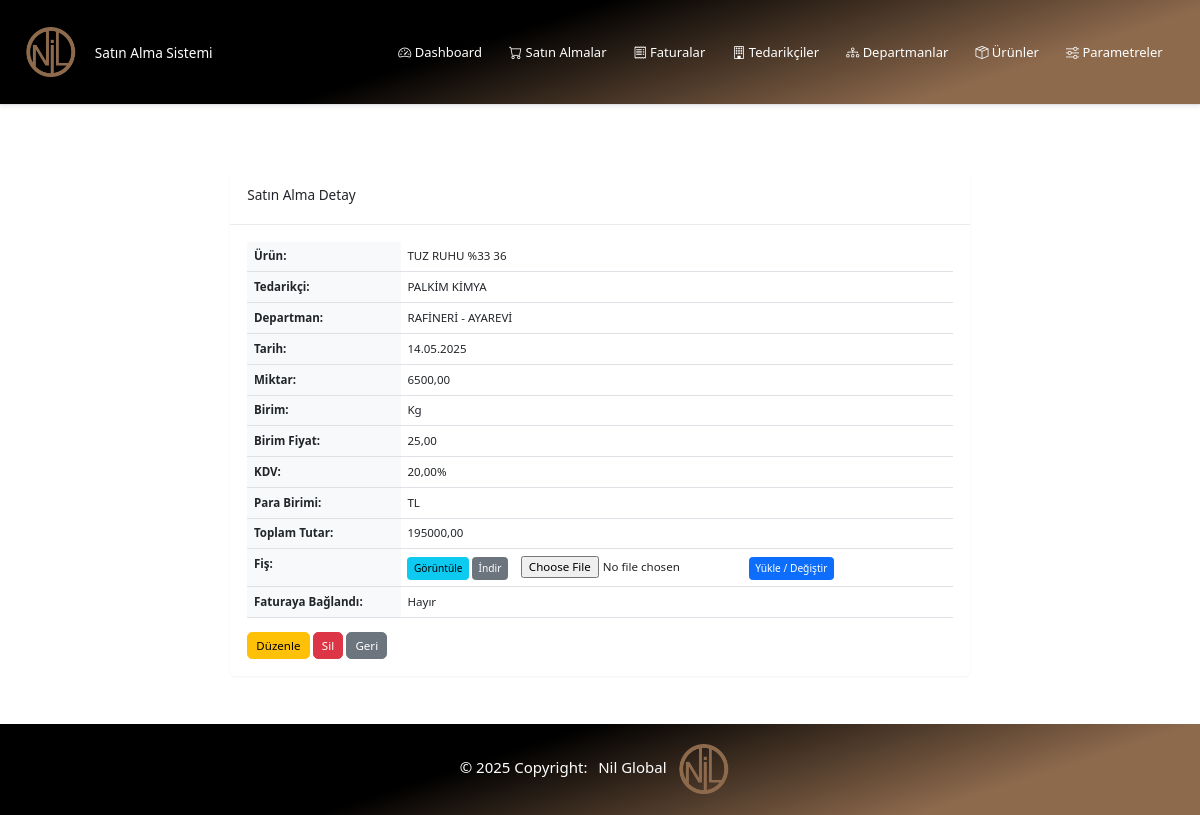
/satinalma/23/, run on an earlier commit of the app's database.
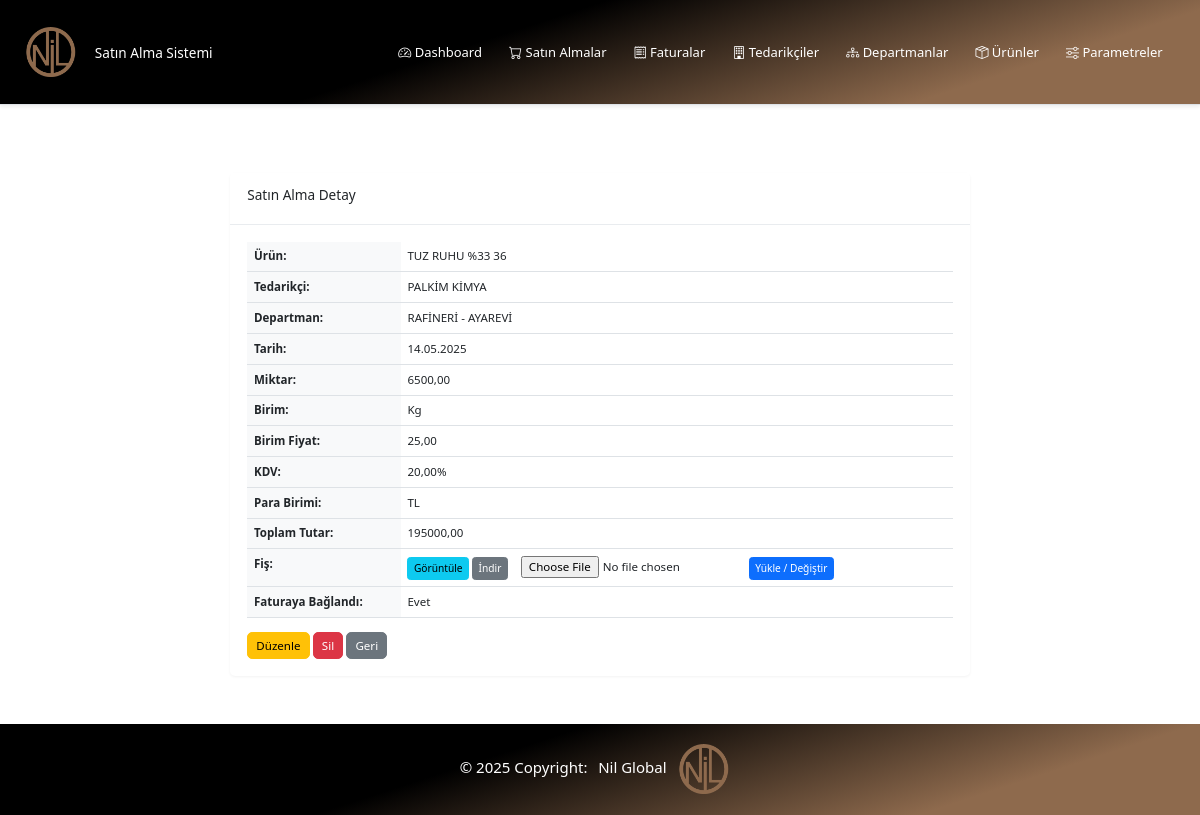
And on a later commit of the database.
### satin_alma/models.py (models this page shows, shortened)
class SatinAlma(models.Model):
    tedarikci = models.ForeignKey(Tedarikci, on_delete=models.CASCADE, verbose_name="Tedarikçi")
    urun = models.ForeignKey(Urun, on_delete=models.CASCADE, verbose_name="Ürün")
    departman = models.ForeignKey(Departman, on_delete=models.SET_NULL, null=True, verbose_name="Departman")
    tarih = models.DateField(verbose_name="Tarih")
    miktar = models.DecimalField(max_digits=10, decimal_places=2, verbose_name="Miktar")
    birim = models.ForeignKey(Birim, on_delete=models.SET_NULL, null=True, verbose_name="Birim")
    birim_fiyat = models.DecimalField(max_digits=10, decimal_places=2, verbose_name="Birim Fiyat")
    kdv = models.ForeignKey(KDV, on_delete=models.SET_NULL, null=True, verbose_name="KDV")
    para_birimi = models.ForeignKey(ParaBirimi, on_delete=models.SET_NULL, null=True, verbose_name="Para Birimi")
    fis = models.FileField(upload_to='fisler/', blank=True, null=True, verbose_name="Fiş")
    faturaya_baglandi = models.BooleanField(default=False, verbose_name="Faturaya Bağlandı")
    created_at = models.DateTimeField(auto_now_add=True)
    updated_at = models.DateTimeField(auto_now=True)
    class Meta:
        verbose_name = "Satın Alma"
        verbose_name_plural = "Satın Almalar"
        ordering = ['-tarih']
    @property
    def net_tutar(self):
        return self.miktar * self.birim_fiyat
    @property
    def kdv_tutari(self):
        return self.net_tutar * (self.kdv.oran / 100)
    @property
    def toplam_tutar(self):
        return self.net_tutar + self.kdv_tutari

### urunler/models.py (models this page shows, shortened)
class Urun(models.Model):
    ad = models.CharField(max_length=255, verbose_name="Ürün Adı")
    sira = models.PositiveIntegerField(default=0, verbose_name="Sıra")
    created_at = models.DateTimeField(auto_now_add=True)
    updated_at = models.DateTimeField(auto_now=True)
    class Meta:
        verbose_name = "Ürün"
        verbose_name_plural = "Ürünler"
        ordering = ['sira', 'ad']

### tedarikciler/models.py (models this page shows, shortened)
class Tedarikci(models.Model):
    ad = models.CharField(max_length=255, verbose_name="Firma Adı")
    hizmet = models.CharField(max_length=255, verbose_name="Verdiği Hizmet")
    yetkili = models.CharField(max_length=255, verbose_name="Firma Yetkilisi")
    telefon = models.CharField(max_length=20, verbose_name="Telefon Numarası")
    adres = models.TextField(blank=True, verbose_name="Adres")
    email = models.EmailField(blank=True, verbose_name="E-posta Adresi")
    created_at = models.DateTimeField(auto_now_add=True)
    updated_at = models.DateTimeField(auto_now=True)
    class Meta:
        verbose_name = "Tedarikçi"
        verbose_name_plural = "Tedarikçiler"
        ordering = ['ad']

### departmanlar/models.py (models this page shows, shortened)
class Departman(models.Model):
    ad = models.CharField(max_length=255, verbose_name="Departman Adı")
    sira = models.PositiveIntegerField(default=0, verbose_name="Sıra")
    created_at = models.DateTimeField(auto_now_add=True)
    updated_at = models.DateTimeField(auto_now=True)
    class Meta:
        verbose_name = "Departman"
        verbose_name_plural = "Departmanlar"
        ordering = ['ad']

### parametreler/models.py (models this page shows, shortened)
class Birim(models.Model):
    ad = models.CharField(max_length=20, verbose_name="Birim Adı")
    created_at = models.DateTimeField(auto_now_add=True)
    updated_at = models.DateTimeField(auto_now=True)
    class Meta:
        verbose_name = "Birim"
        verbose_name_plural = "Birimler"
        ordering = ['ad']

class KDV(models.Model):
    ad = models.CharField(max_length=50, verbose_name="KDV Adı", default="")
    oran = models.DecimalField(max_digits=4, decimal_places=2, verbose_name="KDV Oranı (%)")
    created_at = models.DateTimeField(auto_now_add=True)
    updated_at = models.DateTimeField(auto_now=True)
    class Meta:
        verbose_name = "KDV"
        verbose_name_plural = "KDV Oranları"
        ordering = ['oran']

class ParaBirimi(models.Model):
    kod = models.CharField(max_length=10, verbose_name="Para Birimi Kodu")
    created_at = models.DateTimeField(auto_now_add=True)
    updated_at = models.DateTimeField(auto_now=True)
    class Meta:
        verbose_name = "Para Birimi"
        verbose_name_plural = "Para Birimleri"
        ordering = ['kod']

### satin_alma/views.py (the view)
# urls.py: path('<int:pk>/', views.satin_alma_detay, name='satin_alma_detay'),
def satin_alma_detay(request, pk):
    satin_alma = get_object_or_404(SatinAlma, pk=pk)
    if request.method == "POST" and request.FILES.get("fis"):
        satin_alma.fis = request.FILES["fis"]
        satin_alma.save()
        messages.success(request, 'Fiş başarıyla yüklendi/değiştirildi.')
        return redirect('satin_alma:satin_alma_detay', pk=pk)
    return render(request, 'satin_alma/satin_alma_detay.html', {'satin_alma': satin_alma})

### satin_alma/templates/satin_alma/satin_alma_detay.html (shortened to what this page needs)
{% extends 'base.html' %}
{% block content %}
<div class="container mt-4">
    <div class="row">
        <div class="col-md-8 offset-md-2">
            <div class="card">
                <div class="card-header">
                    <h3 class="card-title">Satın Alma Detay</h3>
                </div>
                <div class="card-body">
                    <table class="table">
                        <tr>
                            <th>Ürün:</th>
                            <td>{{ satin_alma.urun.ad }}</td>
                        </tr>
                        <tr>
                            <th>Tedarikçi:</th>
                            <td>{{ satin_alma.tedarikci.ad }}</td>
                        </tr>
                        <tr>
                            <th>Departman:</th>
                            <td>{{ satin_alma.departman.ad }}</td>
                        </tr>
                        <tr>
                            <th>Tarih:</th>
                            <td>{{ satin_alma.tarih|date:'d.m.Y' }}</td>
                        </tr>
                        <tr>
                            <th>Miktar:</th>
                            <td>{{ satin_alma.miktar }}</td>
                        </tr>
                        <tr>
                            <th>Birim:</th>
                            <td>{{ satin_alma.birim.ad }}</td>
                        </tr>
                        <tr>
                            <th>Birim Fiyat:</th>
                            <td>{{ satin_alma.birim_fiyat }}</td>
                        </tr>
                        <tr>
                            <th>KDV:</th>
                            <td>{{ satin_alma.kdv.oran }}%</td>
                        </tr>
                        <tr>
                            <th>Para Birimi:</th>
                            <td>{{ satin_alma.para_birimi.kod }}</td>
                        </tr>
                        <tr>
                            <th>Toplam Tutar:</th>
                            <td>{{ satin_alma.toplam_tutar|floatformat:2 }}</td>
                        </tr>
                        <tr>
                            <th>Fiş:</th>
                            <td>
                                {% if satin_alma.fis %}
                                    <a href="{{ satin_alma.fis.url }}" target="_blank" class="btn btn-info btn-sm">Görüntüle</a>
                                    <a href="{{ satin_alma.fis.url }}" download class="btn btn-secondary btn-sm">İndir</a>
                                {% else %}
                                    -
                                {% endif %}
                                <form method="post" enctype="multipart/form-data" style="display:inline; margin-left:10px;">
                                    <input type="file" name="fis" accept="application/pdf,image/*" style="display:inline-block; width:auto;" required>
                                    <button type="submit" class="btn btn-primary btn-sm">Yükle / Değiştir</button>
                                </form>
                            </td>
                        </tr>
                        <tr>
                            <th>Faturaya Bağlandı:</th>
                            <td>{{ satin_alma.faturaya_baglandi|yesno:"Evet,Hayır" }}</td>
                        </tr>
                    </table>
                    <div class="mt-3">
                        <a href="{% url 'satin_alma:satin_alma_duzenle' satin_alma.pk %}" class="btn btn-warning">
                             Düzenle
                        </a>
                        <a href="{% url 'satin_alma:satin_alma_sil' satin_alma.pk %}" class="btn btn-danger">
                             Sil
                        </a>
                        <a href="{% url 'satin_alma:satin_alma_listesi' %}" class="btn btn-secondary">
                             Geri
                        </a>
                    </div>
                </div>
            </div>
        </div>
    </div>
</div>
{% endblock %}

What changed in the data, as far as the page shows it:
changed SatinAlma "TUZ RUHU %33 36": faturaya_baglandi "Hayır" → "Evet"
